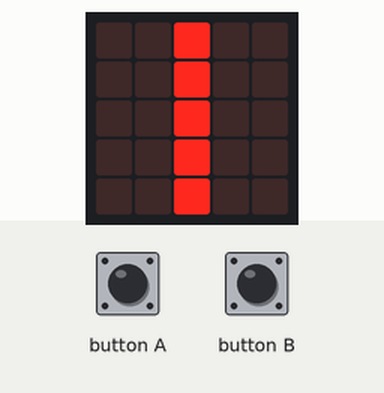
This program was run on a simulated BBC micro:bit (MakeCode). Parts: the board's 5×5 LED display.

Above: at 0.1 s.
At 0.5 s:
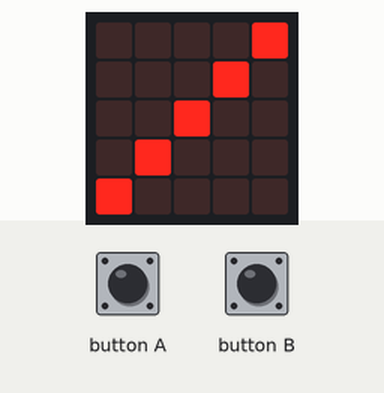
At 0.9 s:
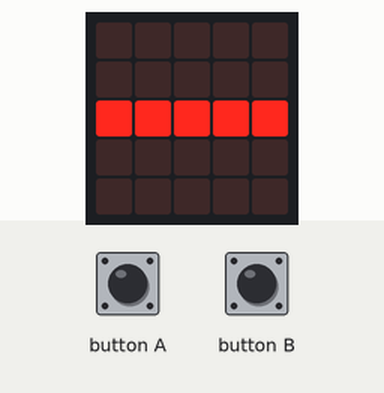
At 1.3 s:
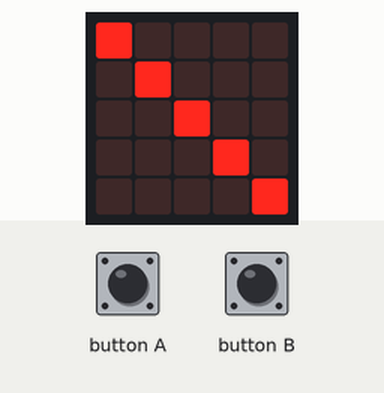

Measured:
- what the display in image 1 shows lasts 0.4 s, from 0.4 s to 0.8 s

The program:

main.ts
```typescript
let draaien: number
input.onButtonPressed(Button.A, function() {
   draaien = 1
})
input.onButtonPressed(Button.B, function () {
    draaien = 2
})

if (draaien = 1) {


basic.showLeds(`
. . # . .
. . # . .
. . # . .
. . # . .
. . # . .
`)
    basic.showLeds(`
. . . . #
. . . # .
. . # . .
. # . . .
# . . . .
`)
basic.showLeds(`
. . . . .
. . . . .
# # # # #
. . . . .
. . . . .
`)
    basic.showLeds(`
# . . . .
. # . . .
. . # . .
. . . # .
. . . . #
`)
    }
if (draaien = 2) {
basic.clearScreen()
}
```

test.ts
```typescript
// tests gaan hier; deze zal niet worden gecompileerd wanneer dit pakket wordt gebruikt als extensie.
```
